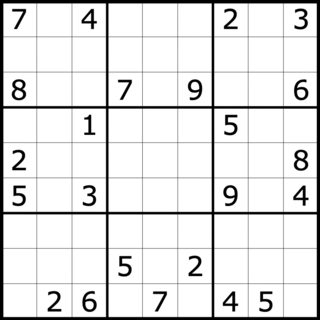
#> input picture IMGPROCESSING/sudoku_6.jpg, 320 x 320 px
$ python ip2.py   (older library calls are emulated)
#> lines starting #> are read from the running program, lines starting #| are printed output that depends on the picture; after the words box and inside, x2 and y2 are one past the last pixel; in counts of white or black regions, pixels touching at a corner belong together
import numpy as np
import cv2
import operator
import numpy as np
from matplotlib import pyplot as plt


# [8 lines left out: function plot_many_images, not called in this run]


def show_image(img):
    """Shows an image until any key is pressed"""
#    print(type(img))
#    print(img.shape)
    cv2.imshow('image', img)  # Display the image
#    cv2.imwrite('images/gau_sudoku3.jpg', img)
    # Wait for any key to be pressed (with the image window active)
    cv2.waitKey(0)
    cv2.destroyAllWindows()  # Close all windows
    return img


def show_digits(digits, colour=255):
    """Shows list of 81 extracted digits in a grid format"""
    rows = []
    with_border = [cv2.copyMakeBorder(
        img.copy(), 1, 1, 1, 1, cv2.BORDER_CONSTANT, None, colour) for img in digits]
    for i in range(9):
        row = np.concatenate(with_border[i * 9:((i + 1) * 9)], axis=1)
        rows.append(row)
    img = show_image(np.concatenate(rows))
    return img


# [42 lines left out: functions convert_when_colour, display_points, display_rects, display_contours, not called in this run]


def pre_process_image(img, skip_dilate=False):
    """Uses a blurring function, adaptive thresholding and dilation to expose the main features of an image."""

    # Gaussian blur with a kernal size (height, width) of 9.
    # Note that kernal sizes must be positive and odd and the kernel must be square.
    proc = cv2.GaussianBlur(img.copy(), (9, 9), 0)

    # Adaptive threshold using 11 nearest neighbour pixels
    proc = cv2.adaptiveThreshold(
        proc, 255, cv2.ADAPTIVE_THRESH_GAUSSIAN_C, cv2.THRESH_BINARY, 11, 2)

    # Invert colours, so gridlines have non-zero pixel values.
    # Necessary to dilate the image, otherwise will look like erosion instead.
    proc = cv2.bitwise_not(proc, proc)

    if not skip_dilate:
        # Dilate the image to increase the size of the grid lines.
        kernel = np.array([[0., 1., 0.], [1., 1., 1.], [0., 1., 0.]], np.uint8)
        proc = cv2.dilate(proc, kernel)

    return proc


def find_corners_of_largest_polygon(img):
    """Finds the 4 extreme corners of the largest contour in the image."""
    opencv_version = cv2.__version__.split('.')[0]
    if opencv_version == '3':
        _, contours, h = cv2.findContours(
            img.copy(), cv2.RETR_EXTERNAL, cv2.CHAIN_APPROX_SIMPLE)  # Find contours
    else:
        contours, h = cv2.findContours(
            img.copy(), cv2.RETR_EXTERNAL, cv2.CHAIN_APPROX_SIMPLE)  # Find contours
    contours = sorted(contours, key=cv2.contourArea,
                      reverse=True)  # Sort by area, descending
    polygon = contours[0]  # Largest image

    # Use of `operator.itemgetter` with `max` and `min` allows us to get the index of the point
    # Each point is an array of 1 coordinate, hence the [0] getter, then [0] or [1] used to get x and y respectively.

    # Bottom-right point has the largest (x + y) value
    # Top-left has point smallest (x + y) value
    # Bottom-left point has smallest (x - y) value
    # Top-right point has largest (x - y) value
    bottom_right, _ = max(
        enumerate([pt[0][0] + pt[0][1] for pt in polygon]), key=operator.itemgetter(1))
    top_left, _ = min(enumerate([pt[0][0] + pt[0][1]
                      for pt in polygon]), key=operator.itemgetter(1))
    bottom_left, _ = min(enumerate([pt[0][0] - pt[0][1]
                         for pt in polygon]), key=operator.itemgetter(1))
    top_right, _ = max(enumerate([pt[0][0] - pt[0][1]
                       for pt in polygon]), key=operator.itemgetter(1))

    # Return an array of all 4 points using the indices
    # Each point is in its own array of one coordinate
    return [polygon[top_left][0], polygon[top_right][0], polygon[bottom_right][0], polygon[bottom_left][0]]


def distance_between(p1, p2):
    """Returns the scalar distance between two points"""
    a = p2[0] - p1[0]
    b = p2[1] - p1[1]
    return np.sqrt((a ** 2) + (b ** 2))


def crop_and_warp(img, crop_rect):
    """Crops and warps a rectangular section from an image into a square of similar size."""

    # Rectangle described by top left, top right, bottom right and bottom left points
    top_left, top_right, bottom_right, bottom_left = crop_rect[
        0], crop_rect[1], crop_rect[2], crop_rect[3]

    # Explicitly set the data type to float32 or `getPerspectiveTransform` will throw an error
    src = np.array([top_left, top_right, bottom_right,
                   bottom_left], dtype='float32')

    # Get the longest side in the rectangle
    side = max([
        distance_between(bottom_right, top_right),
        distance_between(top_left, bottom_left),
        distance_between(bottom_right, bottom_left),
        distance_between(top_left, top_right)
    ])

    # Describe a square with side of the calculated length, this is the new perspective we want to warp to
    dst = np.array([[0, 0], [side - 1, 0], [side - 1, side - 1],
                   [0, side - 1]], dtype='float32')

    # Gets the transformation matrix for skewing the image to fit a square by comparing the 4 before and after points
    m = cv2.getPerspectiveTransform(src, dst)

    # Performs the transformation on the original image
    return cv2.warpPerspective(img, m, (int(side), int(side)))


def infer_grid(img):
    """Infers 81 cell grid from a square image."""
    squares = []
    side = img.shape[:1]
    side = side[0] / 9

    # Note that we swap j and i here so the rectangles are stored in the list reading left-right instead of top-down.
    for j in range(9):
        for i in range(9):
            p1 = (i * side, j * side)  # Top left corner of a bounding box
            # Bottom right corner of bounding box
            p2 = ((i + 1) * side, (j + 1) * side)
            squares.append((p1, p2))
    return squares


def cut_from_rect(img, rect):
    """Cuts a rectangle from an image using the top left and bottom right points."""
    return img[int(rect[0][1]):int(rect[1][1]), int(rect[0][0]):int(rect[1][0])]


def scale_and_centre(img, size, margin=0, background=0):
    """Scales and centres an image onto a new background square."""
    h, w = img.shape[:2]

    def centre_pad(length):
        """Handles centering for a given length that may be odd or even."""
        if length % 2 == 0:
            side1 = int((size - length) / 2)
            side2 = side1
        else:
            side1 = int((size - length) / 2)
            side2 = side1 + 1
        return side1, side2

    def scale(r, x):
        return int(r * x)

    if h > w:
        t_pad = int(margin / 2)
        b_pad = t_pad
        ratio = (size - margin) / h
        w, h = scale(ratio, w), scale(ratio, h)
        l_pad, r_pad = centre_pad(w)
    else:
        l_pad = int(margin / 2)
        r_pad = l_pad
        ratio = (size - margin) / w
        w, h = scale(ratio, w), scale(ratio, h)
        t_pad, b_pad = centre_pad(h)

    img = cv2.resize(img, (w, h))
    img = cv2.copyMakeBorder(img, t_pad, b_pad, l_pad,
                             r_pad, cv2.BORDER_CONSTANT, None, background)
    return cv2.resize(img, (size, size))


def find_largest_feature(inp_img, scan_tl=None, scan_br=None):
    """
    Uses the fact the `floodFill` function returns a bounding box of the area it filled to find the biggest
    connected pixel structure in the image. Fills this structure in white, reducing the rest to black.
    """
    img = inp_img.copy()  # Copy the image, leaving the original untouched
    height, width = img.shape[:2]

    max_area = 0
    seed_point = (None, None)

    if scan_tl is None:
        scan_tl = [0, 0]

    if scan_br is None:
        scan_br = [width, height]

    # Loop through the image
    for x in range(scan_tl[0], scan_br[0]):
        for y in range(scan_tl[1], scan_br[1]):
            # Only operate on light or white squares
            # Note that .item() appears to take input as y, x
            if img.item(y, x) == 255 and x < width and y < height:
                area = cv2.floodFill(img, None, (x, y), 64)
                if area[0] > max_area:  # Gets the maximum bound area which should be the grid
                    max_area = area[0]
                    seed_point = (x, y)

    # Colour everything grey (compensates for features outside of our middle scanning range
    for x in range(width):
        for y in range(height):
            if img.item(y, x) == 255 and x < width and y < height:
                cv2.floodFill(img, None, (x, y), 64)

    # Mask that is 2 pixels bigger than the image
    mask = np.zeros((height + 2, width + 2), np.uint8)

    # Highlight the main feature
    if all([p is not None for p in seed_point]):
        cv2.floodFill(img, mask, seed_point, 255)

    top, bottom, left, right = height, 0, width, 0

    for x in range(width):
        for y in range(height):
            if img.item(y, x) == 64:  # Hide anything that isn't the main feature
                cv2.floodFill(img, mask, (x, y), 0)

            # Find the bounding parameters
            if img.item(y, x) == 255:
                top = y if y < top else top
                bottom = y if y > bottom else bottom
                left = x if x < left else left
                right = x if x > right else right

    bbox = [[left, top], [right, bottom]]
    return img, np.array(bbox, dtype='float32'), seed_point


def extract_digit(img, rect, size):
    """Extracts a digit (if one exists) from a Sudoku square."""

    digit = cut_from_rect(img, rect)  # Get the digit box from the whole square

    # Use fill feature finding to get the largest feature in middle of the box
    # Margin used to define an area in the middle we would expect to find a pixel belonging to the digit
    h, w = digit.shape[:2]
    margin = int(np.mean([h, w]) / 2.5)
    _, bbox, seed = find_largest_feature(
        digit, [margin, margin], [w - margin, h - margin])
    digit = cut_from_rect(digit, bbox)

    # Scale and pad the digit so that it fits a square of the digit size we're using for machine learning
    w = bbox[1][0] - bbox[0][0]
    h = bbox[1][1] - bbox[0][1]

    # Ignore any small bounding boxes
    if w > 0 and h > 0 and (w * h) > 100 and len(digit) > 0:
        return scale_and_centre(digit, size, 4)
    else:
        return np.zeros((size, size), np.uint8)


def get_digits(img, squares, size):
    """Extracts digits from their cells and builds an array"""
    digits = []
    img = pre_process_image(img.copy(), skip_dilate=True)
#    cv2.imshow('img', img)
    for square in squares:
        digits.append(extract_digit(img, square, size))
    return digits


def parse_grid(path):
    original = cv2.imread(path, cv2.IMREAD_GRAYSCALE)
    processed = pre_process_image(original)

#    cv2.namedWindow('processed',cv2.WINDOW_AUTOSIZE)
#    processed_img = cv2.resize(processed, (500, 500))          # Resize image
#    cv2.imshow('processed', processed_img)

    corners = find_corners_of_largest_polygon(processed)
    cropped = crop_and_warp(original, corners)

#    cv2.namedWindow('cropped',cv2.WINDOW_AUTOSIZE)
#    cropped_img = cv2.resize(cropped, (500, 500))              # Resize image
#    cv2.imshow('cropped', cropped_img)

    squares = infer_grid(cropped)
#    print(squares)
    digits = get_digits(cropped, squares, 28)
#    print(digits)
    final_image = show_digits(digits)
    return final_image


def extract_sudoku(image_path):
    final_image = parse_grid(image_path)
#> in parse_grid, original is the input picture: shape (320, 320); min 0, max 255, mean 226.6
#> in pre_process_image, `proc = cv2.adaptiveThreshold( proc, 255, cv2.ADAPTIVE_THRESH_GAUSSIAN_..`:
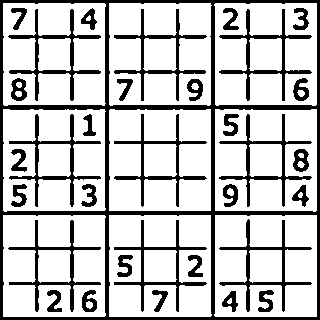
#> proc: shape (320, 320); 76.8% white; 33 black regions, largest, box (x1, y1, x2, y2) and area: (0, 0, 320, 320) 9012, (8, 9, 101, 101) 1246, (219, 9, 312, 101) 1232
#> in pre_process_image, `proc = cv2.dilate(proc, kernel)`:
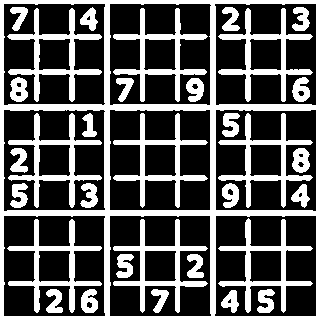
#> proc: shape (320, 320); 34.7% white; 33 white regions, largest, box (x1, y1, x2, y2) and area: (0, 0, 320, 320) 12648, (7, 8, 102, 102) 1928, (218, 8, 313, 102) 1917
#> in find_corners_of_largest_polygon, `contours, h = cv2.findContours( img.copy(), cv2.RETR_EXTERNAL, cv2.CHA..`: contours = [[[0, 0], [0, 319], [319, 319], [319, 0]]]; h = [[-1, -1, -1, -1]]
#> in find_corners_of_largest_polygon, `polygon = contours[0]`: polygon = [[0, 0], [0, 319], [319, 319], [319, 0]]
#> in find_corners_of_largest_polygon, `bottom_right, _ = max( enumerate([pt[0][0] + pt[0][1] for pt in polygo..`: bottom_right = 2
#> in find_corners_of_largest_polygon, `top_left, _ = min(enumerate([pt[0][0] + pt[0][1] for pt in polygon]), ..`: top_left = 0
#> in find_corners_of_largest_polygon, `bottom_left, _ = min(enumerate([pt[0][0] - pt[0][1] for pt in polygon]..`: bottom_left = 1
#> in find_corners_of_largest_polygon, `top_right, _ = max(enumerate([pt[0][0] - pt[0][1] for pt in polygon]),..`: top_right = 3
#> in parse_grid, `corners = find_corners_of_largest_polygon(processed)`: corners = [[0, 0], [319, 0], [319, 319], [0, 319]]
#> in crop_and_warp, `top_left, top_right, bottom_right, bottom_left = crop_rect[ 0], crop_r..`: top_left = [0, 0]; top_right = [319, 0]; bottom_right = [319, 319]; bottom_left = [0, 319]
#> in crop_and_warp, `src = np.array([top_left, top_right, bottom_right, bottom_left], dtype..`: src = [[0, 0], [319, 0], [319, 319], [0, 319]]
#> in distance_between, `a = p2[0] - p1[0]`: a = 0
#> in distance_between, `b = p2[1] - p1[1]`: b = -319
#> in crop_and_warp, `side = max([ distance_between(bottom_right, top_right), distance_betwe..`: side = 319
#> in crop_and_warp, `dst = np.array([[0, 0], [side - 1, 0], [side - 1, side - 1], [0, side ..`: dst = [[0, 0], [318, 0], [318, 318], [0, 318]]
#> in crop_and_warp, `m = cv2.getPerspectiveTransform(src, dst)`: m = [[0.997, 0, 0], [0, 0.997, 0], [0, 0, 1]]
#> in crop_and_warp, `return cv2.warpPerspective(img, m, (int(side), int(side)))`:
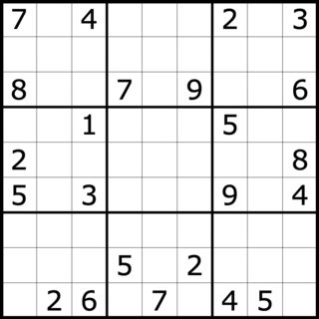
#> returned value: shape (319, 319); min 0, max 255, mean 226.6
#> in parse_grid, `squares = infer_grid(cropped)`: squares = 81 items
#> call 2 of pre_process_image, with skip_dilate = True
#> in pre_process_image (call 2), `proc = cv2.adaptiveThreshold( proc, 255, cv2.ADAPTIVE_THRESH_GAUSSIAN_..`:
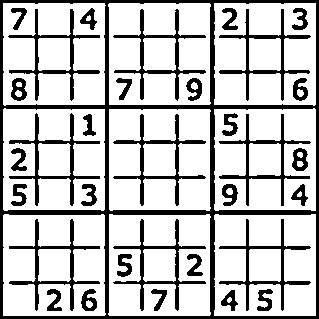
#> proc: shape (319, 319); 76.4% white; 33 black regions, largest, box (x1, y1, x2, y2) and area: (0, 0, 319, 319) 9243, (113, 114, 206, 206) 1224, (9, 113, 100, 206) 1195
#> the loop in get_digits, `for square in squares:` made 81 passes
#> square on passes 2, 4, 5, 6, 8, 10, 11, 12: ((35.44, 0), (70.89, 35.44)), ((106.3, 0), (141.8, 35.44)), ((141.8, 0), (177.2, 35.44)), ((177.2, 0), (212.7, 35.44)), ((248.1, 0), (283.6, 35.44)), ((0, 35.44), (35.44, 70.89)), ((35.44, 35.44), (70.89, 70.89)), ((70.89, 35.44), (106.3, 70.89))
#> square on passes 40 to 45: ((106.3, 141.8), (141.8, 177.2)), ((141.8, 141.8), (177.2, 177.2)), ((177.2, 141.8), (212.7, 177.2)), ((212.7, 141.8), (248.1, 177.2)), ((248.1, 141.8), (283.6, 177.2)), ((283.6, 141.8), (319, 177.2))
#> pass 1, in extract_digit, `digit = cut_from_rect(img, rect)`:
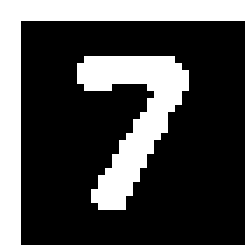
#> digit: shape (35, 35) (shown 7 times larger); 28.9% white; 2 white regions, box (x1, y1, x2, y2) and area: (0, 0, 35, 35) 201, (11, 8, 27, 30) 153
#> pass 1, in scale_and_centre, `img = cv2.copyMakeBorder(img, t_pad, b_pad, l_pad, r_pad, cv2.BORDER_C..`:
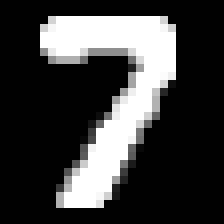
#> img: shape (28, 28) (shown 8 times larger); min 0, max 255, mean 61.3
#> in show_image, `cv2.imshow('image', img)`:
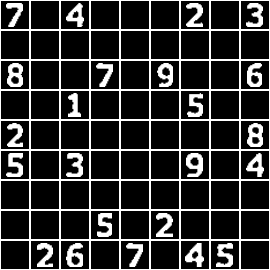
#> window 'image': shape (270, 270); min 0, max 255, mean 50.6
    return final_image


transformed = extract_sudoku("sudoku_6.jpg")

$ run again, with IMGPROCESSING/sudoku_1.jpg copied over IMGPROCESSING/sudoku_6.jpg
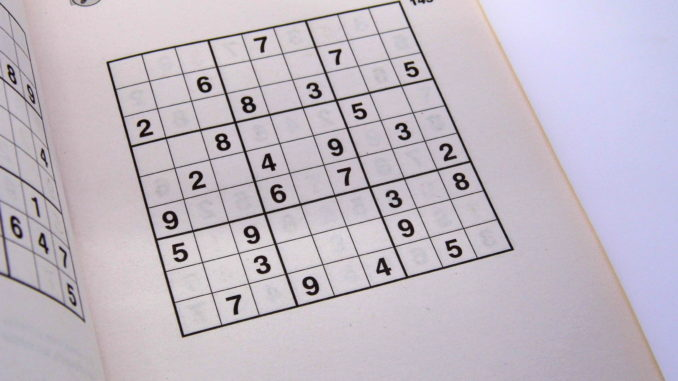
#> input picture IMGPROCESSING/sudoku_1.jpg, 678 x 381 px
#> in pre_process_image, `proc = cv2.dilate(proc, kernel)`:
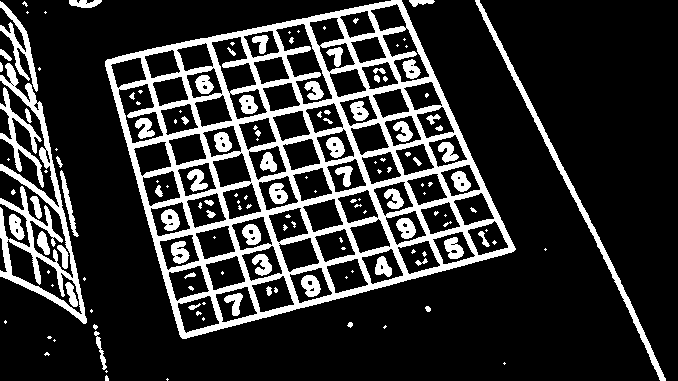
#> proc: shape (381, 678); 19.4% white; 151 white regions (78 under 20 px)
#> in find_corners_of_largest_polygon, `contours, h = cv2.findContours( img.copy(), cv2.RETR_EXTERNAL, cv2.CHA..`: contours = 40 contours, 24 with area under 20; largest, box (x1, y1, x2, y2) and area: (105, 0, 516, 339) 91224, (0, 63, 87, 324) 5612, (475, 0, 666, 381) 1888, (0, 87, 44, 188) 814, (0, 1, 38, 92) 724; h = 40 rows, first 6: [1, -1, -1, -1], [2, 0, -1, -1], [3, 1, -1, -1], [4, 2, -1, -1], [5, 3, -1, -1], [6, 4, -1, -1]
#> polygon = contour of 675 points, box (x1, y1, x2, y2) (105, 0, 516, 339), area 91224
#> in find_corners_of_largest_polygon, `bottom_right, _ = max( enumerate([pt[0][0] + pt[0][1] for pt in polygo..`: bottom_right = 446
#> in find_corners_of_largest_polygon, `top_left, _ = min(enumerate([pt[0][0] + pt[0][1] for pt in polygon]), ..`: top_left = 118
#> in find_corners_of_largest_polygon, `bottom_left, _ = min(enumerate([pt[0][0] - pt[0][1] for pt in polygon]..`: bottom_left = 270
#> in find_corners_of_largest_polygon, `top_right, _ = max(enumerate([pt[0][0] - pt[0][1] for pt in polygon]),..`: top_right = 674
#> corners = [[107, 59], [401, 0], [513, 251], [180, 336]]
#> in crop_and_warp, `top_left, top_right, bottom_right, bottom_left = crop_rect[ 0], crop_r..`: top_left = [107, 59]; top_right = [401, 0]; bottom_right = [513, 251]; bottom_left = [180, 336]
#> src = [[107, 59], [401, 0], [513, 251], [180, 336]]
#> a = -112
#> b = -251
#> in crop_and_warp, `side = max([ distance_between(bottom_right, top_right), distance_betwe..`: side = 343.7
#> dst = [[0, 0], [342.7, 0], [342.7, 342.7], [0, 342.7]]
#> m = [[1.08, -0.284, -98.46], [0.281, 1.4, -112.6], [-6.85e-05, 0.000605, 1]]
#> squares = 81 items
#> the loop in get_digits, `for square in squares:` made 81 passes
#> square on passes 1, 2, 3, 4, 6, 7: ((0, 0), (38.11, 38.11)), ((38.11, 0), (76.22, 38.11)), ((76.22, 0), (114.3, 38.11)), ((114.3, 0), (152.4, 38.11)), ((190.6, 0), (228.7, 38.11)), ((228.7, 0), (266.8, 38.11))
#> in show_image, `cv2.imshow('image', img)`:
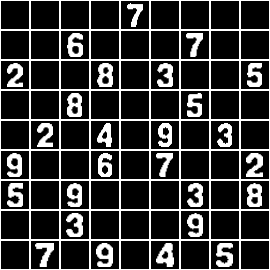
#> window 'image': shape (270, 270); min 0, max 255, mean 55.2

$ run again, with IMGPROCESSING/sudoku_2.jpg copied over IMGPROCESSING/sudoku_6.jpg
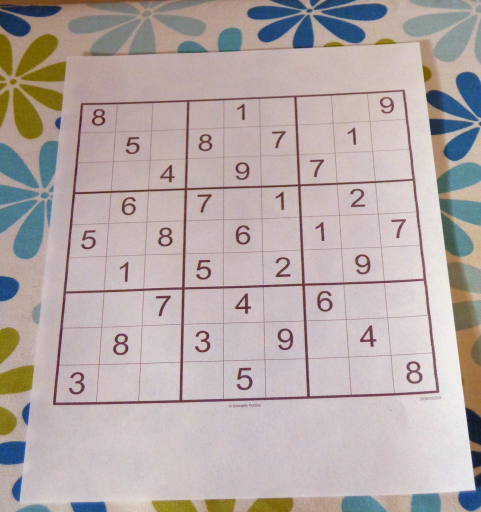
#> input picture IMGPROCESSING/sudoku_2.jpg, 962 x 1024 px (shown at 1/2 size)
#> in pre_process_image, `proc = cv2.dilate(proc, kernel)`:
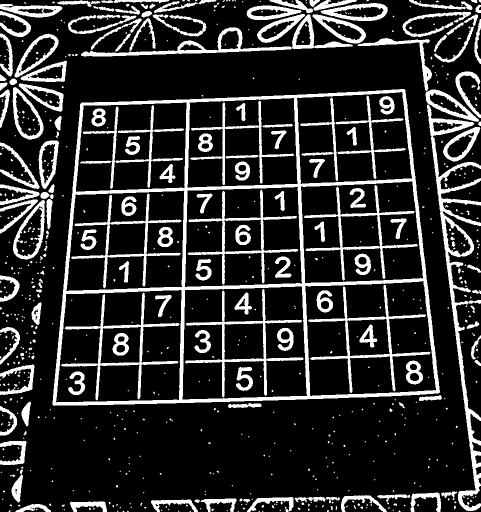
#> proc: shape (1024, 962) (shown at 1/2 size); 18.1% white; 696 white regions (508 under 20 px)
#> in find_corners_of_largest_polygon, `contours, h = cv2.findContours( img.copy(), cv2.RETR_EXTERNAL, cv2.CHA..`: contours = 531 contours, 421 with area under 20; largest, box (x1, y1, x2, y2) and area: (105, 178, 880, 812) 432362, (854, 209, 962, 1022) 13668, (162, 28, 706, 113) 7580, (26, 400, 90, 519) 4588, (25, 174, 87, 279) 3946; h = 531 rows, first 6: [1, -1, -1, -1], [2, 0, -1, -1], [3, 1, -1, -1], [4, 2, -1, -1], [5, 3, -1, -1], [6, 4, -1, -1]
#> polygon = contour of 370 points, box (x1, y1, x2, y2) (105, 178, 880, 812), area 432362
#> in find_corners_of_largest_polygon, `bottom_right, _ = max( enumerate([pt[0][0] + pt[0][1] for pt in polygo..`: bottom_right = 224
#> in find_corners_of_largest_polygon, `top_left, _ = min(enumerate([pt[0][0] + pt[0][1] for pt in polygon]), ..`: top_left = 59
#> in find_corners_of_largest_polygon, `bottom_left, _ = min(enumerate([pt[0][0] - pt[0][1] for pt in polygon]..`: bottom_left = 171
#> in find_corners_of_largest_polygon, `top_right, _ = max(enumerate([pt[0][0] - pt[0][1] for pt in polygon]),..`: top_right = 368
#> corners = [[163, 205], [810, 180], [877, 786], [105, 809]]
#> in crop_and_warp, `top_left, top_right, bottom_right, bottom_left = crop_rect[ 0], crop_r..`: top_left = [163, 205]; top_right = [810, 180]; bottom_right = [877, 786]; bottom_left = [105, 809]
#> src = [[163, 205], [810, 180], [877, 786], [105, 809]]
#> a = -67
#> b = -606
#> in crop_and_warp, `side = max([ distance_between(bottom_right, top_right), distance_betwe..`: side = 772.3
#> dst = [[0, 0], [771.3, 0], [771.3, 771.3], [0, 771.3]]
#> m = [[1.3, 0.125, -237.3], [0.0635, 1.64, -347.2], [2.91e-05, 0.000345, 1]]
#> squares = 81 items
#> the loop in get_digits, `for square in squares:` made 81 passes
#> square on passes 38 to 45: ((85.78, 343.1), (171.6, 428.9)), ((171.6, 343.1), (257.3, 428.9)), ((257.3, 343.1), (343.1, 428.9)), ((343.1, 343.1), (428.9, 428.9)), ((428.9, 343.1), (514.7, 428.9)), ((514.7, 343.1), (600.4, 428.9)), ((600.4, 343.1), (686.2, 428.9)), ((686.2, 343.1), (772, 428.9))
#> in show_image, `cv2.imshow('image', img)`:
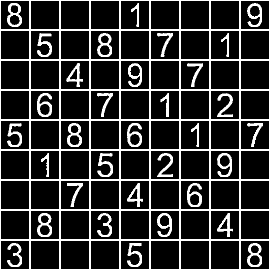
#> window 'image': shape (270, 270); min 0, max 255, mean 48.7
